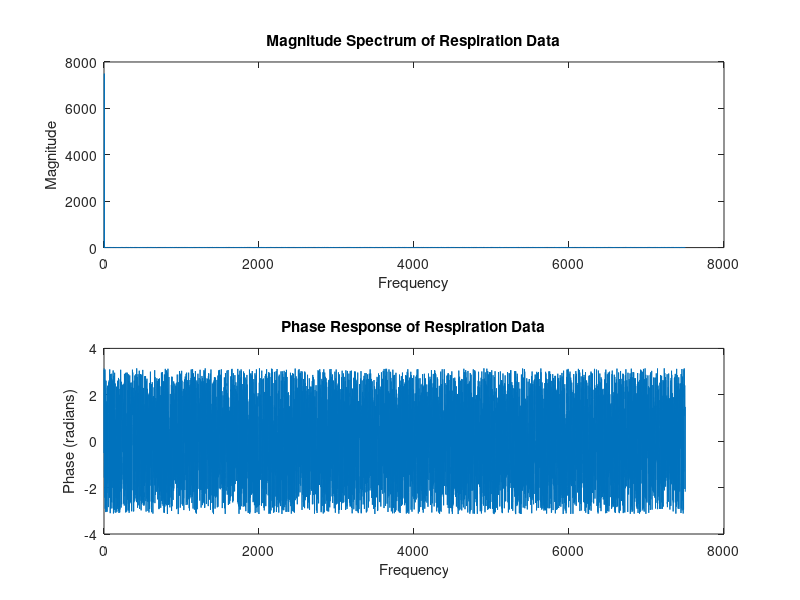
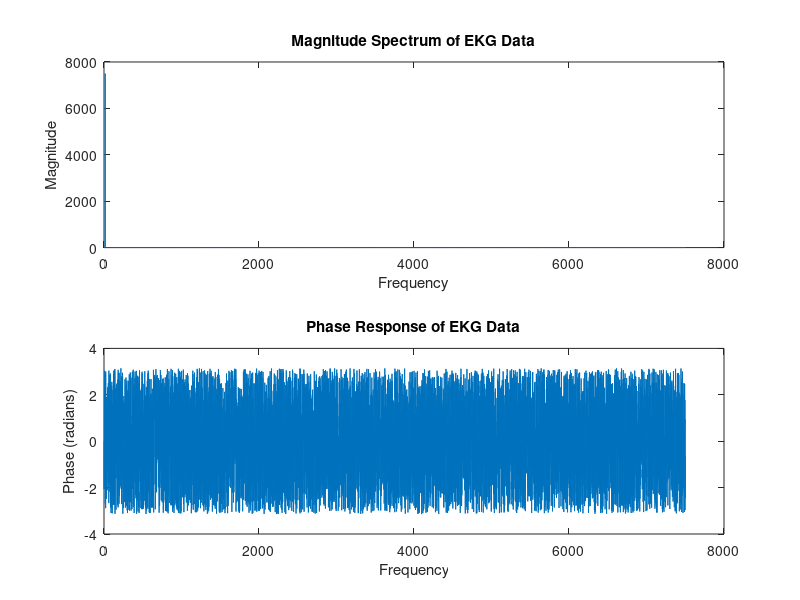
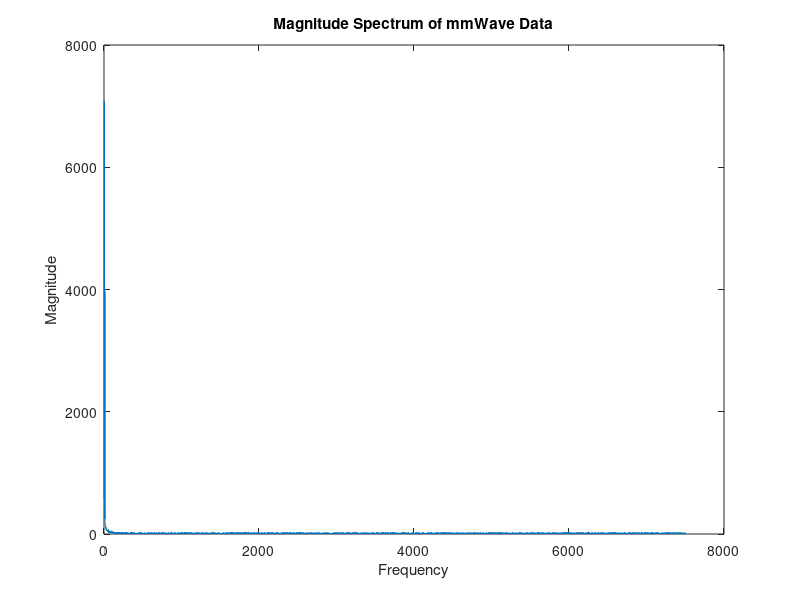
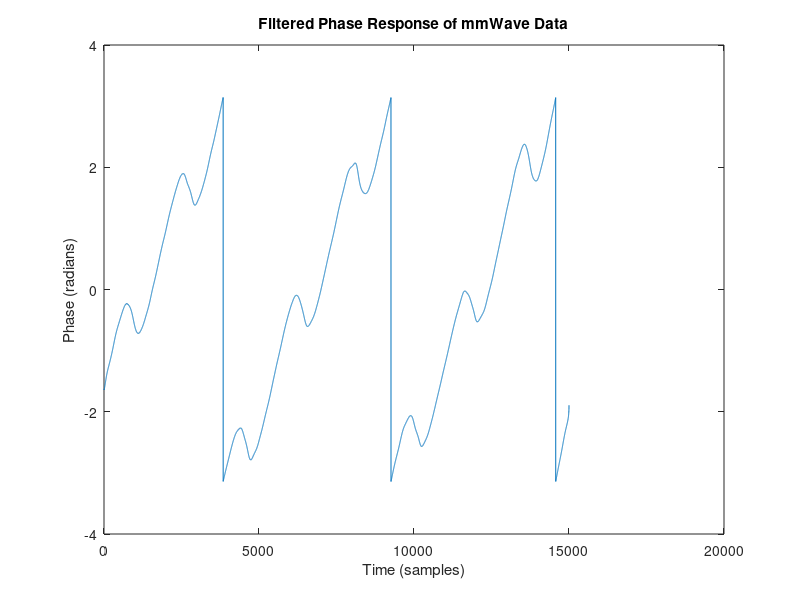

Write the MATLAB code that produced these figures, in order. (Note: this script raises an error after producing the figures.)
clear all;
close all;
clc;

% Read in the data files
mmWave = csvread('mmWave.csv');
resp = csvread('resp.csv');
ekg = csvread('ekg.csv');

% Define indices for antenna and frame (if mmWave is 3D)
antenna_index = 1;  % Set to the appropriate antenna index
frame_index = 1;    % Set to the appropriate frame index

% Check if mmWave is 3D; if not, remove the index references
if ndims(mmWave) == 3
    mmWave_data = mmWave(:, antenna_index, frame_index); % Extract antenna and frame data
else
    mmWave_data = mmWave;  % Use 2D data directly
end

% Respiration: Compute and plot FFT for respiration data
resp_fft = fft(resp);
figure;
subplot(2,1,1); 
plot(abs(resp_fft(1:end/2))); % Only positive frequencies
title('Magnitude Spectrum of Respiration Data');
xlabel('Frequency');
ylabel('Magnitude');

subplot(2,1,2); 
plot(angle(resp_fft(1:end/2))); 
title('Phase Response of Respiration Data');
xlabel('Frequency');
ylabel('Phase (radians)');

% EKG: Compute and plot FFT for EKG data
ekg_fft = fft(ekg);
figure;
subplot(2,1,1); 
plot(abs(ekg_fft(1:end/2))); % Only positive frequencies
title('Magnitude Spectrum of EKG Data');
xlabel('Frequency');
ylabel('Magnitude');

subplot(2,1,2); 
plot(angle(ekg_fft(1:end/2))); 
title('Phase Response of EKG Data');
xlabel('Frequency');
ylabel('Phase (radians)');

% mmWave Data: Compute FFT for mmWave data
mmWave_fft = fft(mmWave_data);  % Use the extracted mmWave data
figure; 
plot(abs(mmWave_fft(1:end/2))); % Plot only positive frequencies
title('Magnitude Spectrum of mmWave Data');
xlabel('Frequency');
ylabel('Magnitude');

% Example of Butterworth Filter Design
Fs = 100; % Sampling frequency in Hz (adjust as needed)
cutoff_freq = 0.5; % Example cutoff frequency for lowpass filter (adjust as needed)
[b,a] = butter(4, cutoff_freq/(Fs/2), 'low'); % 4th-order lowpass Butterworth filter

% Filter mmWave data (in the time domain)
mmWave_filtered = filtfilt(b, a, mmWave_data);

% Compute phase from filtered data using Hilbert transform
filtered_phase = angle(hilbert(mmWave_filtered));

% Plot the filtered phase response
figure;
plot(filtered_phase);
title('Filtered Phase Response of mmWave Data');
xlabel('Time (samples)');
ylabel('Phase (radians)');

% Counting peaks in the filtered phase data
[pks, locs] = findpeaks(filtered_phase);
num_peaks = length(pks);
fprintf('Number of peaks in filtered phase response: %d\n', num_peaks);

% Compare to ground truth respiration data (find peaks in respiration data)
[pks_resp, locs_resp] = findpeaks(resp);
num_peaks_resp = length(pks_resp);
fprintf('Number of peaks in respiratory ground truth: %d\n', num_peaks_resp);

% Compare the number of peaks
if num_peaks == num_peaks_resp
    fprintf('Number of peaks in filtered mmWave phase matches the respiratory ground truth.\n');
else
    fprintf('Number of peaks does NOT match the respiratory ground truth.\n');
end